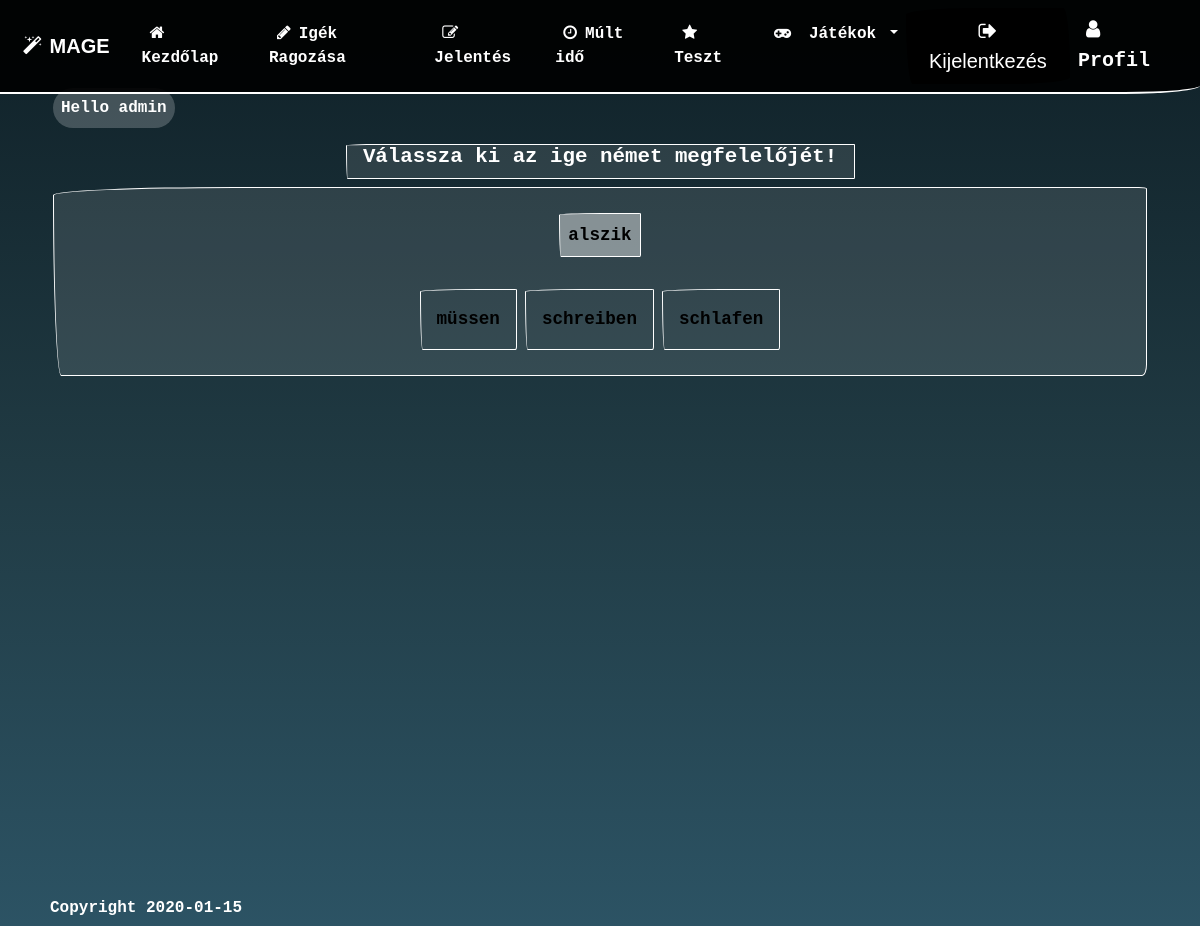
Page /pages/gameMeaning.php (signed in) on the committed database.
### tables this page shows
CREATE TABLE `allverbs` (
  `verb_id` int(11) NOT NULL,
  `infinitive` varchar(256) NOT NULL,
  `ich` varchar(256) NOT NULL,
  `du` varchar(256) NOT NULL,
  `ese` varchar(256) NOT NULL,
  `wir` varchar(256) NOT NULL,
  `ihr` varchar(256) NOT NULL,
  `sie` varchar(256) NOT NULL,
  `prateritum` varchar(256) NOT NULL,
  `auxiliary` varchar(256) NOT NULL,
  `perfekt` varchar(256) NOT NULL,
  `hun` varchar(256) NOT NULL,
  `modalverb` tinyint(1) DEFAULT NULL,
  `reflexive` tinyint(1) DEFAULT NULL,
  `simple` tinyint(1) DEFAULT NULL
);

### includes/games.inc.php (called while the page is built, shortened)
<?php
$verb = new Verb();
    function Meaning(){
        global $verb;
        $verb->Game2();
    }

### classes/Database.class.php (called while the page is built, shortened)
<?php
class Database extends Tools{
    protected $conn;
    private function OpenConnection(){
        $this->serverName = "localhost";
        $this->userName = "root";
        $this->password = "";
        $this->dbName = "mydatabase";
        $this->charset = "utf8";
        $this->conn = new mysqli($this->serverName, $this->userName, $this->password, $this->dbName);
        $this->conn->set_charset($this->charset);
    }
public function DbLength(){
    $sql = "SELECT COUNT(`verb_id`) FROM `allverbs`;";
    if ($result = $this->conn->query($sql)) {
        if ($result->num_rows) {
            $lenght = $result->fetch_all(MYSQLI_NUM);
                return $lenght[0][0];
        }else{
            echo 'A lekérdezés nem hozott eredményt!';
        }
    }else{
        echo 'Probléma a lekérdezéssel!';
    }
}
public function Query($sql){
            if ($result = $this->conn->query($sql)) {
                if ($result->num_rows) {
                while ($row = $result->fetch_all(MYSQLI_NUM)) {
                    return $row;
                 }
                }else{
                    return 0;
                }
            }else{
                return 0;
            }
    }
}
?>

### classes/Tools.class.php (called while the page is built, shortened)
<?php
class Tools{
    public static function RandomNumbers($inputLength, $returnLength){
       $myarray = array();
       $max = $inputLength;
       $szam = rand(1,$max);
       array_push($myarray, $szam);
       $megy = true;
       while ($megy) {
           $szam1 = rand(1, $max);
           $szamol = 0;
          for($j = 0; $j<count($myarray); $j++){
              if ($szam1 == $myarray[$j]) {
                  $szamol++;
              }
          }
          if ($szamol == 0) {
              array_push($myarray, $szam1);
          }else{
              $megy = true;
          }
          if (count($myarray) == $returnLength) {
              $megy = false;
              break;
          }
       }
       return $myarray;
  }
}

### classes/Verb.class.php (the view, shortened to what this page needs)
<?php
class Verb extends Database{
    public function Game2(){
    $dbLength = $this->DbLength();
    $ranNums = Tools::RandomNumbers($dbLength, 3);
    $verbs = array();
    for ($i = 0; $i < count($ranNums); $i++) {
         $sql = "SELECT `hun`, `infinitive` FROM `allverbs` WHERE `verb_id` = '".$ranNums[$i]."';";
         array_push($verbs, $this->Query($sql)[0]);
    }
    echo '<div class="row mx-2">
            <div class="col-md"></div>
               <div class="col-md-6 mx-2 myCenter"><div class="myFont" id="randomVerb">'.$verbs[0][0].'</div></div>
            <div class="col-md"></div>
          </div>';
        $ranNum2 = Tools::RandomNumbers(count($verbs), 3);
        echo '<div class="row mx-2"><div class="col-md"></div><div class="col-md-6 mx-4 d-md-flex" style="justify-content: center;">';
        for ($i = 0; $i < count($ranNum2); $i++) {
           echo '<div class="myCenter"><div class=" myFont meaning mx-1" data-value="'.$verbs[$ranNum2[$i]-1][0].'">'.$verbs[$ranNum2[$i]-1][1].'</div></div>';
       }
       echo '</div><div class="col-md"></div></div>';
    }
}
?>

### css/style.css (style rules this page uses)
html { height: 100%; }
body { height: 100%; margin: 0; background-size: cover; background-position: center; background-repeat: no-repeat; background-attachment: fixed; background: #0F2027; background: -webkit-linear-gradient(to top, #2C5364, #203A43, #0F2027); background: linear-gradient(to top, #2C5364, #203A43, #0F2027) fixed; color: white; font-weight: bold; }
* { font-family: "Lucida Console", Monaco, monospace }
.myCenter { display: flex; justify-content: center; }

### css/gameMeaning.css (style rules this page uses)
#randomVerb { border-radius: 4rem; text-align: center; display: inline-block; margin-bottom: 2rem; padding: 0.5rem; border: 3px solid rgba(0, 0, 0, 1); color:black; border: 1px solid white; border-radius: 555px 25px 15px 25px/25px 5px 35px 555px; background-color: rgba(255,255,255,0.41); }
.meaning { border: 1px solid white; border-radius: 555px 25px 15px 25px/25px 5px 35px 555px; text-align: center; display: inline-block; margin-right: 2rem; padding: 1rem; color: black; }
.myFont { font-weight: bold; font-size: 110%; }

### rows in the picture
allverbs: hun "alszik", infinitive "schlafen"
allverbs: infinitive "müssen"
allverbs: infinitive "schreiben"

### other values in the picture
$_SESSION['u_firstname'] "admin"
